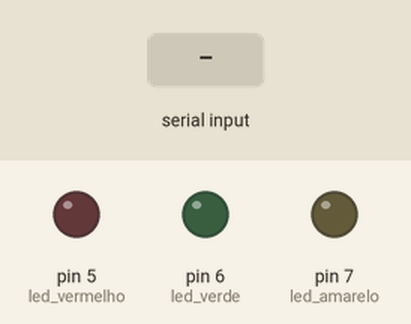
The sketch below on a simulated Arduino Uno, built with avr-gcc and run on an emulated ATmega328P. Shown: output pins drawn as LEDs (lit = HIGH). The inputs (shaded band) are chosen by the test bench.

Above: at 1.2 s.
1.3 s: "R" received over Serial
At 1.9 s:
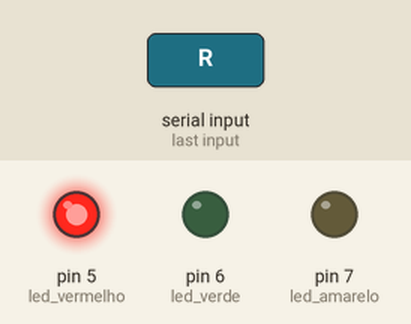
2.8 s: "G" received over Serial
At 3.1 s:
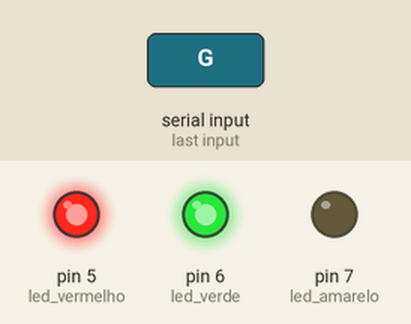
4.3 s: "Y" received over Serial
At 5.4 s:
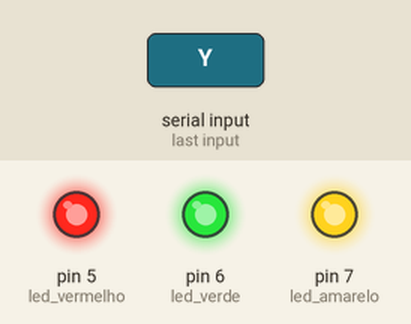
Timing chart, 0 to 7.3 s (numbered marks = the images above; inputs shaded):
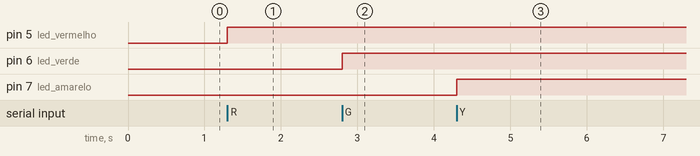

The sketch:

serial_led.ino
```cpp
const int led_vermelho = 5;
const int led_verde = 6;
const int led_amarelo = 7;
char led;
void setup(){
    pinMode(led_vermelho, OUTPUT);
    pinMode(led_verde, OUTPUT);
    pinMode(led_amarelo, OUTPUT);
    Serial.begin(9600);
}

void loop(){
    if (Serial.available()) {
        led = Serial.read();
        if (led == 'R') { // Led vermelho - red
            digitalWrite(led_vermelho, HIGH); // Acende led
        }
        if (led == 'G') { // Led verde - green
            digitalWrite(led_verde, HIGH); // Acende led
        }
        if (led == 'Y') { // Led amarelo - yellow
            digitalWrite(led_amarelo, HIGH); // Acende led
        }
    }
}
```

Measured:
- after the input at 1.3 s, pin 5 (led_vermelho): LOW → HIGH at once
- after the input at 2.8 s, pin 6 (led_verde): LOW → HIGH at once
- after the input at 4.3 s, pin 7 (led_amarelo): LOW → HIGH at once
